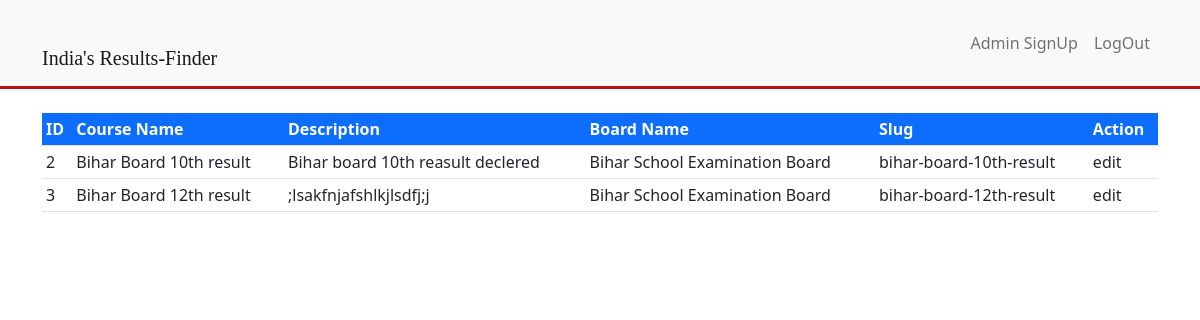
The app's page /admins/view_course/ (signed in), older data.
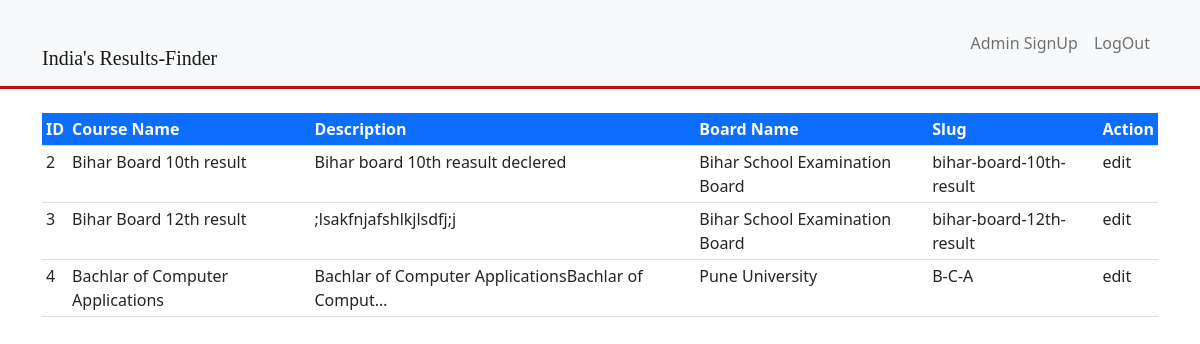
The same page, newer data.
### result/models.py (models this page shows, shortened)
class Course(models.Model):
    course_name = models.CharField(max_length=100)
    course_description = models.TextField()
    board = models.ForeignKey(Board,on_delete=models.CASCADE)
    slug = models.SlugField()

class Board(models.Model):
    board_name= models.CharField(max_length=100)
    board_details = models.TextField()
    state = models.ForeignKey(State,on_delete=models.CASCADE)
    slug = models.SlugField()

### result/views.py (the view)
# urls.py: path('admins/view_course/',view_course,name='view_course'),
@login_required(login_url='login')
def view_course(request):
    context = {
        'v_course':Course.objects.all(),
    }
    return render(request,'admins/course_views.html',context)

### result/templates/admins/course_views.html
{% extends 'base.html' %}
{% block content %}
<div class="container">
    <div class="row">
        <div class="col-lg-12 mt-2">
            <table class="table table-sm table-hover">
                <tr class="bg-primary text-white">
                    <th>ID</th>
                    <th>Course Name</th>
                    <th>Description</th>
                    <th>Board Name</th>
                    <th>Slug</th>
                    <th>Action</th>
                </tr>
                {% for foo in v_course %}
                    <tr>
                        <td>{{ foo.id }}</td>
                        <td>{{ foo.course_name }}</td>
                        <td>{{ foo.course_description|truncatechars:50 }}</td>
                        <td>{{ foo.board.board_name }}</td>
                        <td>{{ foo.slug }}</td>
                        <td>edit</td>
                    </tr>
                {% endfor %}
            </table>
        </div>
{% endblock %}

### result/templates/base.html (shortened to what this page needs)
<!DOCTYPE html>
<html lang="en">
<head>
    <link href="https://cdn.jsdelivr.net/npm/bootstrap@5.0.0-beta1/dist/css/bootstrap.min.css" rel="stylesheet">
</head>
<body>
    <nav class="navbar navbar-expand-lg navbar-light bg-light">
        <div class="container">
            <a href="{% url 'home' %}" class="navbar-brand" style="font-family: cursive;"> <br> India's Results-Finder</a>
            <ul class="navbar-nav">
                {% if user.is_authenticated %}
                    <li class="nav-item">
                        <a href="{% url 'signup' %}" class="nav-link">Admin SignUp</a>
                    </li>
                    <li class="nav-item">
                        <a href="{% url 'logout' %}" class="nav-link">LogOut</a>
                    </li>
                {% endif %}
            </ul>
        </div>
    </nav>
<div style="background-color:rgb(243, 10, 10);">
    <hr style="height: 3px; margin-top: 0;">
</div>
{% block content %}{% endblock %}
</body>
</html>

Row changes from the older to the newer data that the page shows:
added Course: id "4", course_name "Bachlar of Computer Applications", course_description "Bachlar of Computer ApplicationsBachlar of Comput…", board.board_name "Pune University", slug "B-C-A"
